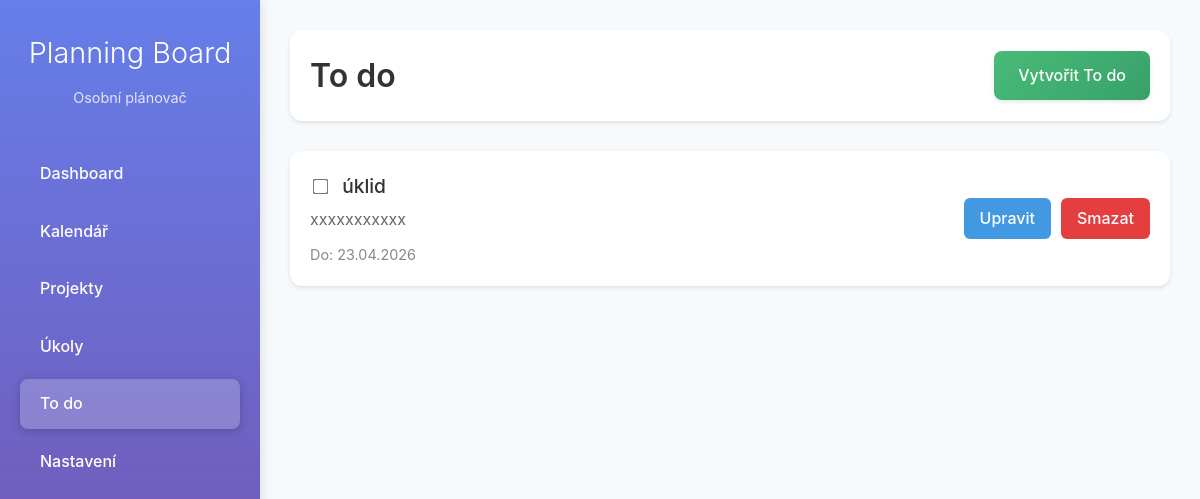
The app's page /tasks/todos/ (signed in), older data.
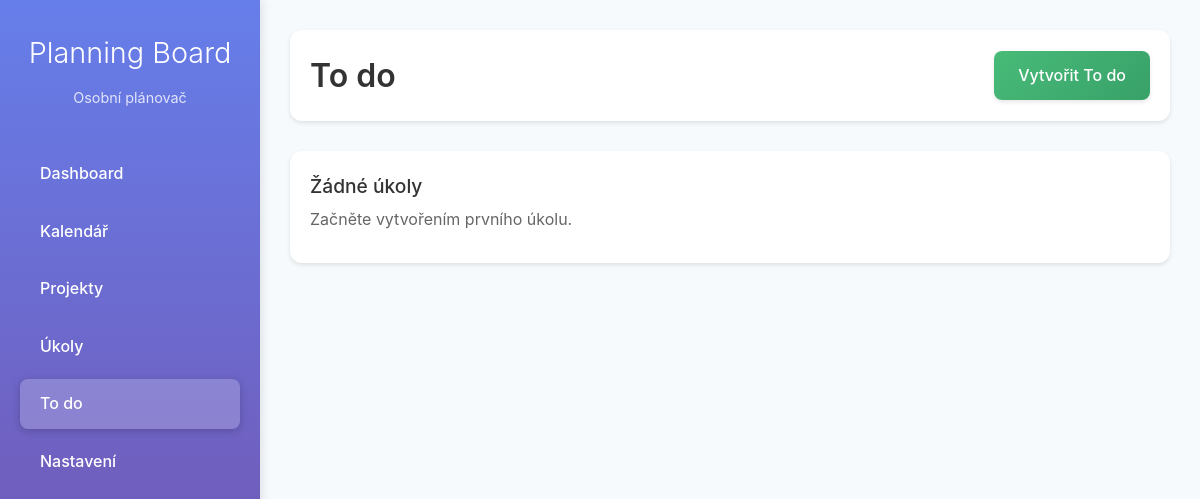
The same page, newer data.
### tasks/models.py (models this page shows, shortened)
class Todo(models.Model):
    user = models.ForeignKey(User, on_delete=models.CASCADE)
    title = models.CharField(max_length=255)
    description = models.TextField(blank=True)
    due_date = models.DateField()
    completed = models.BooleanField(default=False)
    created_at = models.DateTimeField(auto_now_add=True)

### tasks/views.py (the view)
# urls.py: path("todos/", views.todo_list, name="todo_list"),
@login_required
def todo_list(request):
    todos = Todo.objects.filter(user=request.user).order_by('due_date')
    return render(request, 'tasks/todo_list.html', {'todos': todos})

### tasks/templates/tasks/todo_list.html (shortened to what this page needs)
{% extends "base.html" %}
{% block content %}
<div class="todos-header">
    <h1>To do</h1>
    <a href="{% url 'tasks:create_todo' %}" class="create-btn">Vytvořit To do</a>
</div>
<div class="todos-list">
    {% for todo in todos %}
    <div class="todo-item {% if todo.completed %}completed{% endif %}">
        <div class="todo-content">
            <div class="todo-title">
                <input type="checkbox" class="checkbox" onchange="toggleCompleted({{ todo.pk }})" {% if todo.completed %}checked{% endif %}>
                {{ todo.title }}
            </div>
            {% if todo.description %}
            <div class="todo-description">{{ todo.description }}</div>
            {% endif %}
            <div class="todo-due-date">Do: {{ todo.due_date|date:"d.m.Y" }}</div>
        </div>
        <div class="todo-actions">
            <a href="{% url 'tasks:edit_todo' todo.pk %}" class="btn btn-primary">Upravit</a>
            <a href="{% url 'tasks:delete_todo' todo.pk %}" class="btn btn-danger">Smazat</a>
        </div>
    </div>
    {% empty %}
    <div class="todo-item">
        <div class="todo-content">
            <div class="todo-title">Žádné úkoly</div>
            <div class="todo-description">Začněte vytvořením prvního úkolu.</div>
        </div>
    </div>
    {% endfor %}
</div>
{% endblock %}

Row changes from the older to the newer data that the page shows:
removed Todo: title "úklid", description "xxxxxxxxxxx", due_date "23.04.2026"
Text that changed along with them:
text now shown: "Žádné úkoly Začněte vytvořením prvního úkolu."
